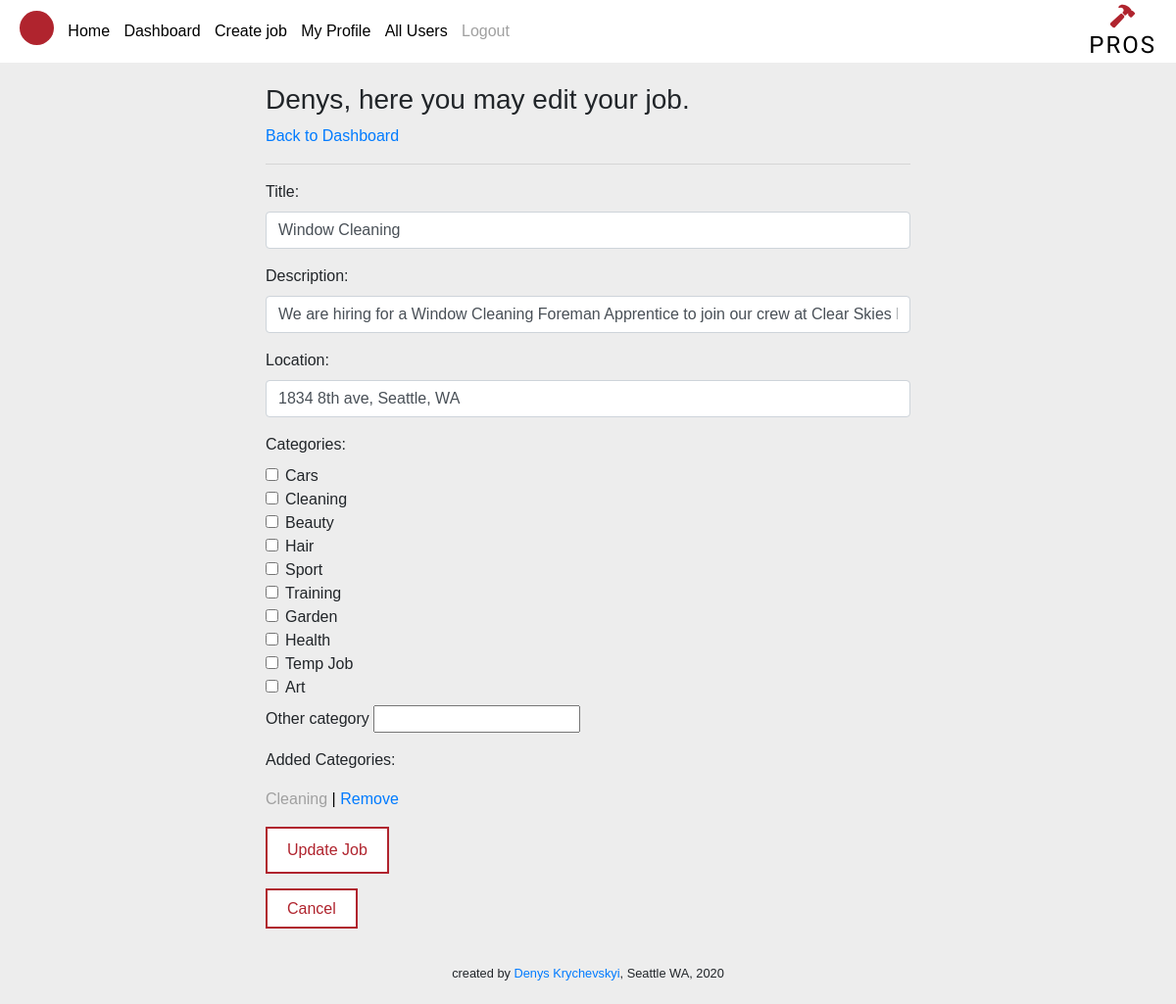
The page /edit_job/2 (signed in) on the database as committed earlier.
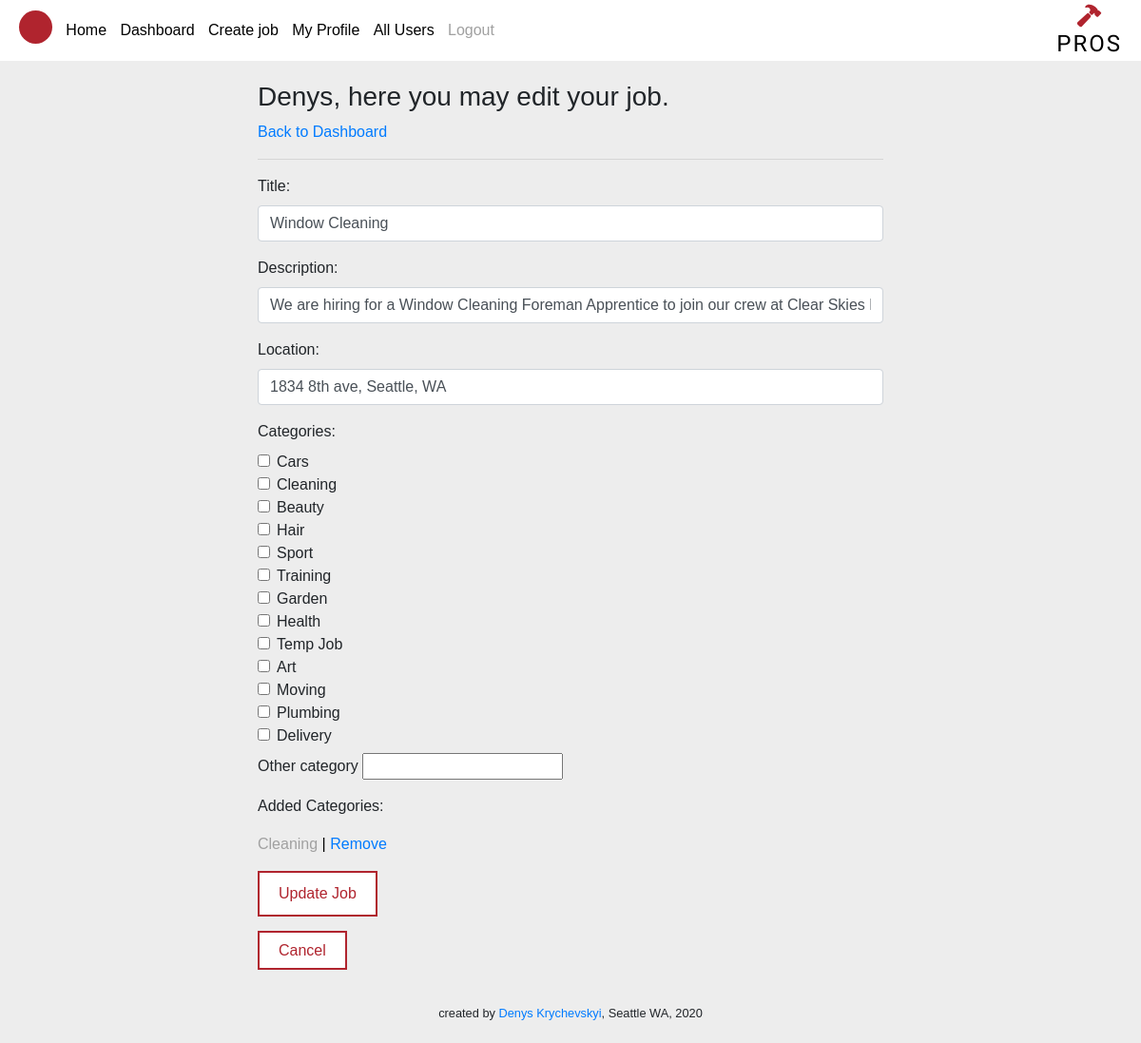
The same page on the database as committed later.
### profi_app/models.py (models this page shows)
class Category(models.Model):
    name = models.CharField(max_length = 255)
    job = models.ManyToManyField(Job, related_name = 'categories')
    created_at = models.DateTimeField(auto_now_add = True)
    updated_at = models.DateTimeField(auto_now = True)

### profi_app/views.py (the view, shortened to what this page needs)
# urls.py: path('edit_job/<int:job_id>', views.edit_job),
def edit_job(request, job_id):
    if request.method == "GET":
        context = {
            'cur_user': User.objects.get(id = request.session['user_id']),
            'needed_job': Job.objects.get(id = job_id),
            'all_categories': Category.objects.all()
        }
        return render(request, "edit_job.html", context)

### profi_app/templates/edit_job.html (shortened to what this page needs)
<!DOCTYPE html>
<html lang="en">
<head>
    {% include 'head.html' %}
</head>
<body>
    {% include 'navbar.html' %}
    <div class="success_page_container">
        <div class="page_container">
            <div class="display_flex">
                <h3>{{ cur_user.first_name }}, here you may edit your job.</h3>
                <a href="/dashboard">Back to Dashboard</a>
            </div>
            <hr>
            <form action="/edit_job/{{needed_job.id}}" method="POST">
                <div class="form-group">
                    <label for="title">Title:</label>
                    <input type="text" name="title" class="form-control" id="title" value="{{needed_job.title}}">
                </div>
                <div class="form-group">
                    <label for="description">Description:</label>
                    <input type="text" name="description" class="form-control" id="description" value="{{needed_job.description}}">
                </div>
                <div class="form-group">
                    <label for="location">Location:</label>
                    <input type="text" name="location" class="form-control" id="location" value="{{needed_job.location}}">
                </div>
                <div class="form-group">
                    <label for='category'>Categories:</label>
                    {% for category in all_categories %}
                    <div class="form-check">
                        <input class="form-check-input" type="checkbox" name="category" value="{{category.id}}">
                        <label class="form-check-label" for="{{category.name}}">{{category.name}}</label>
                    </div>
                    {% endfor %}
                    <div class="form-group">
                        <label class="form-check-label mt-2" for="other">Other category</label>
                        <input type="text" name="other">
                    </div>
                </div>
                <p>Added Categories:
                    <ul>
                        {% for category in needed_job.categories.all %}
                        <li class="cat_desc">{{category.name}}
                            {% if needed_job.poster.id == cur_user.id %}
                            <a href="/remove_category/{{category.id}}/{{needed_job.id}}"><span class='vertical'>|</span> Remove</a>
                            {% endif%}
                        </li>
                        {% endfor %}
                    </ul>
                </p>
                <button class="mybutton2">Update Job</button>
            </form>
            <br>
            <a class="mybutton2" href="/dashboard">Cancel</a>
        </div>
    </div>
    {% include 'footer.html' %}
</body>
</html>

Rows that differ between the two databases and show on the page:
added Category: name "Moving", shown under "Denys, here you may edit your job."
added Category: name "Plumbing", shown under "Denys, here you may edit your job."
added Category: name "Delivery", shown under "Denys, here you may edit your job."
